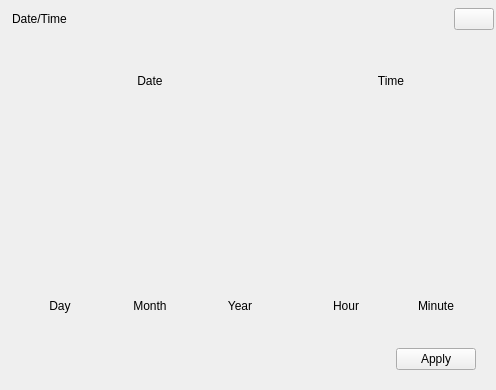
<?xml version="1.0" encoding="UTF-8"?>
<ui version="4.0">
 <class>CDateTimeWidget</class>
 <widget class="QWidget" name="CDateTimeWidget">
  <property name="geometry">
   <rect>
    <x>0</x>
    <y>0</y>
    <width>496</width>
    <height>390</height>
   </rect>
  </property>
  <property name="sizePolicy">
   <sizepolicy hsizetype="Preferred" vsizetype="Preferred">
    <horstretch>0</horstretch>
    <verstretch>0</verstretch>
   </sizepolicy>
  </property>
  <property name="windowTitle">
   <string>Form</string>
  </property>
  <layout class="QVBoxLayout" name="verticalLayout_2">
   <property name="spacing">
    <number>0</number>
   </property>
   <property name="margin">
    <number>0</number>
   </property>
   <item>
    <widget class="QFrame" name="framePanel">
     <layout class="QVBoxLayout" name="verticalLayout">
      <property name="spacing">
       <number>0</number>
      </property>
      <property name="margin">
       <number>0</number>
      </property>
      <item>
       <widget class="QWidget" name="panelCaption" native="true">
        <layout class="QHBoxLayout" name="horizontalLayout_12">
         <property name="leftMargin">
          <number>12</number>
         </property>
         <property name="topMargin">
          <number>2</number>
         </property>
         <property name="rightMargin">
          <number>2</number>
         </property>
         <property name="bottomMargin">
          <number>2</number>
         </property>
         <item>
          <widget class="QLabel" name="panelTitle">
           <property name="sizePolicy">
            <sizepolicy hsizetype="Expanding" vsizetype="Preferred">
             <horstretch>0</horstretch>
             <verstretch>0</verstretch>
            </sizepolicy>
           </property>
           <property name="text">
            <string>Date/Time</string>
           </property>
           <property name="alignment">
            <set>Qt::AlignLeading|Qt::AlignLeft|Qt::AlignVCenter</set>
           </property>
          </widget>
         </item>
         <item>
          <widget class="QPushButton" name="btnInfo">
           <property name="minimumSize">
            <size>
             <width>0</width>
             <height>0</height>
            </size>
           </property>
           <property name="maximumSize">
            <size>
             <width>16777215</width>
             <height>16777215</height>
            </size>
           </property>
           <property name="focusPolicy">
            <enum>Qt::NoFocus</enum>
           </property>
           <property name="text">
            <string/>
           </property>
           <property name="autoDefault">
            <bool>false</bool>
           </property>
           <property name="default">
            <bool>false</bool>
           </property>
           <property name="flat">
            <bool>false</bool>
           </property>
          </widget>
         </item>
        </layout>
       </widget>
      </item>
      <item>
       <widget class="QWidget" name="panelWidget" native="true">
        <layout class="QGridLayout" name="gridLayout_3">
         <property name="horizontalSpacing">
          <number>0</number>
         </property>
         <property name="verticalSpacing">
          <number>20</number>
         </property>
         <property name="margin">
          <number>20</number>
         </property>
         <item row="0" column="0">
          <widget class="QWidget" name="widget" native="true">
           <layout class="QHBoxLayout" name="horizontalLayout_2">
            <property name="spacing">
             <number>0</number>
            </property>
            <property name="margin">
             <number>0</number>
            </property>
            <item>
             <widget class="QFrame" name="scrollPanelDate">
              <property name="sizePolicy">
               <sizepolicy hsizetype="Fixed" vsizetype="Fixed">
                <horstretch>0</horstretch>
                <verstretch>0</verstretch>
               </sizepolicy>
              </property>
              <layout class="QGridLayout" name="gridLayout">
               <property name="leftMargin">
                <number>5</number>
               </property>
               <property name="topMargin">
                <number>0</number>
               </property>
               <property name="rightMargin">
                <number>5</number>
               </property>
               <property name="bottomMargin">
                <number>0</number>
               </property>
               <property name="spacing">
                <number>0</number>
               </property>
               <item row="0" column="1" colspan="3">
                <widget class="QLabel" name="labelDate">
                 <property name="minimumSize">
                  <size>
                   <width>0</width>
                   <height>45</height>
                  </size>
                 </property>
                 <property name="text">
                  <string>Date</string>
                 </property>
                 <property name="alignment">
                  <set>Qt::AlignCenter</set>
                 </property>
                </widget>
               </item>
               <item row="1" column="0">
                <widget class="MainMenu::CScrollWheel" name="dayWheel" native="true">
                 <property name="minimumSize">
                  <size>
                   <width>70</width>
                   <height>180</height>
                  </size>
                 </property>
                 <property name="maximumSize">
                  <size>
                   <width>70</width>
                   <height>180</height>
                  </size>
                 </property>
                </widget>
               </item>
               <item row="1" column="1">
                <widget class="QFrame" name="frameDigitFullStop">
                 <property name="minimumSize">
                  <size>
                   <width>20</width>
                   <height>180</height>
                  </size>
                 </property>
                 <property name="maximumSize">
                  <size>
                   <width>20</width>
                   <height>180</height>
                  </size>
                 </property>
                </widget>
               </item>
               <item row="1" column="2">
                <widget class="MainMenu::CScrollWheel" name="monthWheel" native="true">
                 <property name="minimumSize">
                  <size>
                   <width>70</width>
                   <height>180</height>
                  </size>
                 </property>
                 <property name="maximumSize">
                  <size>
                   <width>70</width>
                   <height>180</height>
                  </size>
                 </property>
                </widget>
               </item>
               <item row="1" column="3">
                <widget class="QFrame" name="frameDigitFullStop2">
                 <property name="minimumSize">
                  <size>
                   <width>20</width>
                   <height>180</height>
                  </size>
                 </property>
                 <property name="maximumSize">
                  <size>
                   <width>20</width>
                   <height>180</height>
                  </size>
                 </property>
                </widget>
               </item>
               <item row="1" column="4">
                <widget class="MainMenu::CScrollWheel" name="yearWheel" native="true">
                 <property name="minimumSize">
                  <size>
                   <width>70</width>
                   <height>180</height>
                  </size>
                 </property>
                 <property name="maximumSize">
                  <size>
                   <width>70</width>
                   <height>180</height>
                  </size>
                 </property>
                </widget>
               </item>
               <item row="2" column="0">
                <widget class="QLabel" name="labelDay">
                 <property name="minimumSize">
                  <size>
                   <width>0</width>
                   <height>45</height>
                  </size>
                 </property>
                 <property name="text">
                  <string>Day</string>
                 </property>
                 <property name="alignment">
                  <set>Qt::AlignCenter</set>
                 </property>
                </widget>
               </item>
               <item row="2" column="2">
                <widget class="QLabel" name="labelMonth">
                 <property name="minimumSize">
                  <size>
                   <width>0</width>
                   <height>45</height>
                  </size>
                 </property>
                 <property name="text">
                  <string>Month</string>
                 </property>
                 <property name="alignment">
                  <set>Qt::AlignCenter</set>
                 </property>
                </widget>
               </item>
               <item row="2" column="4">
                <widget class="QLabel" name="labelYear">
                 <property name="minimumSize">
                  <size>
                   <width>0</width>
                   <height>45</height>
                  </size>
                 </property>
                 <property name="text">
                  <string>Year</string>
                 </property>
                 <property name="alignment">
                  <set>Qt::AlignCenter</set>
                 </property>
                </widget>
               </item>
              </layout>
             </widget>
            </item>
            <item>
             <spacer name="horizontalSpacer">
              <property name="orientation">
               <enum>Qt::Horizontal</enum>
              </property>
              <property name="sizeHint" stdset="0">
               <size>
                <width>0</width>
                <height>10</height>
               </size>
              </property>
             </spacer>
            </item>
            <item>
             <widget class="QFrame" name="scrollPanelTime">
              <property name="sizePolicy">
               <sizepolicy hsizetype="Fixed" vsizetype="Fixed">
                <horstretch>0</horstretch>
                <verstretch>0</verstretch>
               </sizepolicy>
              </property>
              <layout class="QGridLayout" name="gridLayout_2">
               <property name="leftMargin">
                <number>5</number>
               </property>
               <property name="topMargin">
                <number>0</number>
               </property>
               <property name="rightMargin">
                <number>5</number>
               </property>
               <property name="bottomMargin">
                <number>0</number>
               </property>
               <property name="spacing">
                <number>0</number>
               </property>
               <item row="0" column="0" colspan="4">
                <widget class="QLabel" name="labelTime">
                 <property name="minimumSize">
                  <size>
                   <width>0</width>
                   <height>45</height>
                  </size>
                 </property>
                 <property name="text">
                  <string>Time</string>
                 </property>
                 <property name="alignment">
                  <set>Qt::AlignCenter</set>
                 </property>
                </widget>
               </item>
               <item row="1" column="0" colspan="2">
                <widget class="MainMenu::CScrollWheel" name="hourWheel" native="true">
                 <property name="minimumSize">
                  <size>
                   <width>70</width>
                   <height>180</height>
                  </size>
                 </property>
                 <property name="maximumSize">
                  <size>
                   <width>70</width>
                   <height>180</height>
                  </size>
                 </property>
                </widget>
               </item>
               <item row="1" column="2">
                <widget class="QFrame" name="frameDigitColon">
                 <property name="minimumSize">
                  <size>
                   <width>20</width>
                   <height>180</height>
                  </size>
                 </property>
                 <property name="maximumSize">
                  <size>
                   <width>20</width>
                   <height>180</height>
                  </size>
                 </property>
                </widget>
               </item>
               <item row="1" column="3">
                <widget class="MainMenu::CScrollWheel" name="minWheel" native="true">
                 <property name="minimumSize">
                  <size>
                   <width>70</width>
                   <height>180</height>
                  </size>
                 </property>
                 <property name="maximumSize">
                  <size>
                   <width>70</width>
                   <height>180</height>
                  </size>
                 </property>
                </widget>
               </item>
               <item row="2" column="0" colspan="2">
                <widget class="QLabel" name="labelHour">
                 <property name="minimumSize">
                  <size>
                   <width>0</width>
                   <height>45</height>
                  </size>
                 </property>
                 <property name="text">
                  <string>Hour</string>
                 </property>
                 <property name="alignment">
                  <set>Qt::AlignCenter</set>
                 </property>
                </widget>
               </item>
               <item row="2" column="3">
                <widget class="QLabel" name="labelMinute">
                 <property name="minimumSize">
                  <size>
                   <width>0</width>
                   <height>45</height>
                  </size>
                 </property>
                 <property name="text">
                  <string>Minute</string>
                 </property>
                 <property name="alignment">
                  <set>Qt::AlignCenter</set>
                 </property>
                </widget>
               </item>
              </layout>
             </widget>
            </item>
           </layout>
          </widget>
         </item>
         <item row="1" column="0">
          <layout class="QHBoxLayout" name="horizontalLayout">
           <property name="spacing">
            <number>0</number>
           </property>
           <property name="leftMargin">
            <number>0</number>
           </property>
           <property name="rightMargin">
            <number>0</number>
           </property>
           <item>
            <spacer name="horizontalSpacer_11">
             <property name="orientation">
              <enum>Qt::Horizontal</enum>
             </property>
             <property name="sizeHint" stdset="0">
              <size>
               <width>0</width>
               <height>10</height>
              </size>
             </property>
            </spacer>
           </item>
           <item>
            <widget class="QPushButton" name="btnApply">
             <property name="focusPolicy">
              <enum>Qt::NoFocus</enum>
             </property>
             <property name="text">
              <string>Apply</string>
             </property>
            </widget>
           </item>
          </layout>
         </item>
        </layout>
       </widget>
      </item>
     </layout>
    </widget>
   </item>
  </layout>
 </widget>
 <customwidgets>
  <customwidget>
   <class>MainMenu::CScrollWheel</class>
   <extends>QWidget</extends>
   <header>MainMenu/Include/ScrollWheel.h</header>
   <container>1</container>
  </customwidget>
 </customwidgets>
 <resources/>
 <connections/>
</ui>
